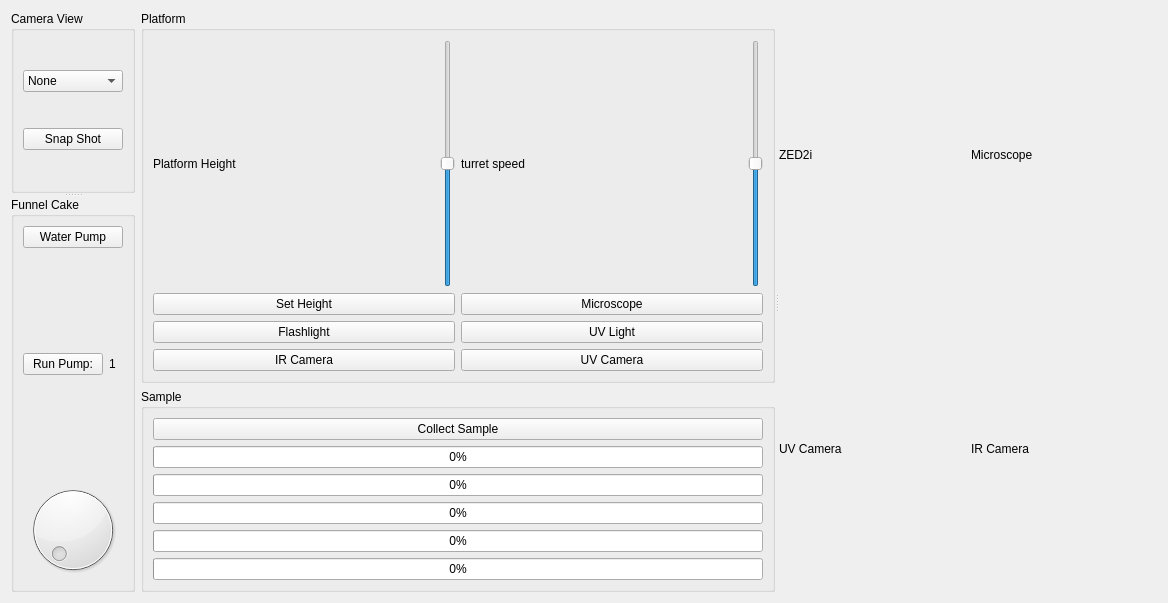
<?xml version="1.0" encoding="UTF-8"?>
<ui version="4.0">
 <class>MainView</class>
 <widget class="QWidget" name="MainView">
  <property name="geometry">
   <rect>
    <x>0</x>
    <y>0</y>
    <width>1168</width>
    <height>603</height>
   </rect>
  </property>
  <property name="contextMenuPolicy">
   <enum>Qt::NoContextMenu</enum>
  </property>
  <property name="windowTitle">
   <string>MainView</string>
  </property>
  <layout class="QGridLayout" name="gridLayout_7">
   <item row="0" column="0">
    <widget class="QSplitter" name="splitter_2">
     <property name="orientation">
      <enum>Qt::Vertical</enum>
     </property>
     <widget class="QGroupBox" name="cameras_box">
      <property name="title">
       <string>Camera View</string>
      </property>
      <layout class="QGridLayout" name="gridLayout_6">
       <item row="0" column="1">
        <widget class="QComboBox" name="camera_camboBox">
         <item>
          <property name="text">
           <string>None</string>
          </property>
         </item>
         <item>
          <property name="text">
           <string>Microscope</string>
          </property>
         </item>
         <item>
          <property name="text">
           <string>UV Camera</string>
          </property>
         </item>
         <item>
          <property name="text">
           <string>IR Camera</string>
          </property>
         </item>
         <item>
          <property name="text">
           <string>ZED2i</string>
          </property>
         </item>
        </widget>
       </item>
       <item row="1" column="1">
        <widget class="QPushButton" name="snap_shot">
         <property name="text">
          <string>Snap Shot</string>
         </property>
        </widget>
       </item>
      </layout>
     </widget>
     <widget class="QGroupBox" name="funnel_cake_box">
      <property name="title">
       <string>Funnel Cake</string>
      </property>
      <layout class="QGridLayout" name="gridLayout_2">
       <item row="0" column="0">
        <widget class="QSplitter" name="splitter">
         <property name="orientation">
          <enum>Qt::Vertical</enum>
         </property>
         <widget class="QWidget" name="layoutWidget">
          <layout class="QVBoxLayout" name="verticalLayout_3">
           <item>
            <widget class="QPushButton" name="water_pump_button">
             <property name="text">
              <string>Water Pump</string>
             </property>
            </widget>
           </item>
           <item>
            <layout class="QHBoxLayout" name="horizontalLayout_3">
             <item>
              <widget class="QPushButton" name="run_pump_button">
               <property name="text">
                <string>Run Pump:</string>
               </property>
              </widget>
             </item>
             <item>
              <widget class="QLabel" name="pump_number">
               <property name="text">
                <string>1</string>
               </property>
              </widget>
             </item>
            </layout>
           </item>
          </layout>
         </widget>
        </widget>
       </item>
       <item row="1" column="0">
        <widget class="QDial" name="dial"/>
       </item>
      </layout>
     </widget>
    </widget>
   </item>
   <item row="0" column="1">
    <widget class="QSplitter" name="splitter_3">
     <property name="orientation">
      <enum>Qt::Horizontal</enum>
     </property>
     <widget class="QWidget" name="layoutWidget">
      <layout class="QVBoxLayout" name="verticalLayout_4">
       <item>
        <widget class="QGroupBox" name="platform_box">
         <property name="title">
          <string>Platform</string>
         </property>
         <layout class="QGridLayout" name="gridLayout_5">
          <item row="0" column="0">
           <layout class="QVBoxLayout" name="verticalLayout_2">
            <item>
             <layout class="QHBoxLayout" name="horizontalLayout">
              <item>
               <widget class="QLabel" name="label">
                <property name="text">
                 <string>Platform Height</string>
                </property>
               </widget>
              </item>
              <item>
               <widget class="QSlider" name="platform_slider">
                <property name="maximum">
                 <number>200</number>
                </property>
                <property name="sliderPosition">
                 <number>100</number>
                </property>
                <property name="orientation">
                 <enum>Qt::Vertical</enum>
                </property>
               </widget>
              </item>
              <item>
               <widget class="QLabel" name="label_6">
                <property name="text">
                 <string>turret speed</string>
                </property>
               </widget>
              </item>
              <item>
               <widget class="QSlider" name="turret_speed">
                <property name="minimum">
                 <number>1500</number>
                </property>
                <property name="maximum">
                 <number>2600</number>
                </property>
                <property name="sliderPosition">
                 <number>2048</number>
                </property>
                <property name="orientation">
                 <enum>Qt::Vertical</enum>
                </property>
               </widget>
              </item>
             </layout>
            </item>
           </layout>
          </item>
          <item row="1" column="0">
           <layout class="QGridLayout" name="gridLayout_4">
            <item row="1" column="0">
             <widget class="QPushButton" name="flashlight_button">
              <property name="text">
               <string>Flashlight</string>
              </property>
             </widget>
            </item>
            <item row="0" column="1">
             <widget class="QPushButton" name="microscope_button">
              <property name="text">
               <string>Microscope</string>
              </property>
             </widget>
            </item>
            <item row="2" column="1">
             <widget class="QPushButton" name="uv_camera_button">
              <property name="text">
               <string>UV Camera</string>
              </property>
             </widget>
            </item>
            <item row="1" column="1">
             <widget class="QPushButton" name="uv_light_button">
              <property name="text">
               <string>UV Light</string>
              </property>
             </widget>
            </item>
            <item row="2" column="0">
             <widget class="QPushButton" name="ir_camera_button">
              <property name="text">
               <string>IR Camera</string>
              </property>
             </widget>
            </item>
            <item row="0" column="0">
             <widget class="QPushButton" name="set_height_button">
              <property name="text">
               <string>Set Height</string>
              </property>
             </widget>
            </item>
           </layout>
          </item>
         </layout>
        </widget>
       </item>
       <item>
        <widget class="QGroupBox" name="sample_box">
         <property name="title">
          <string>Sample</string>
         </property>
         <layout class="QGridLayout" name="gridLayout_3">
          <item row="4" column="0">
           <widget class="QProgressBar" name="pump_four_pb">
            <property name="value">
             <number>0</number>
            </property>
           </widget>
          </item>
          <item row="2" column="0">
           <widget class="QProgressBar" name="pump_two_pb">
            <property name="value">
             <number>0</number>
            </property>
           </widget>
          </item>
          <item row="0" column="0">
           <widget class="QPushButton" name="collect_sample_button">
            <property name="text">
             <string>Collect Sample</string>
            </property>
           </widget>
          </item>
          <item row="1" column="0">
           <widget class="QProgressBar" name="pump_one_pb">
            <property name="value">
             <number>0</number>
            </property>
           </widget>
          </item>
          <item row="3" column="0">
           <widget class="QProgressBar" name="pump_three_pb">
            <property name="value">
             <number>0</number>
            </property>
           </widget>
          </item>
          <item row="5" column="0">
           <widget class="QProgressBar" name="pump_five_pb">
            <property name="value">
             <number>0</number>
            </property>
           </widget>
          </item>
         </layout>
        </widget>
       </item>
      </layout>
     </widget>
     <widget class="QWidget" name="layoutWidget">
      <layout class="QGridLayout" name="gridLayout">
       <item row="0" column="0">
        <widget class="QLabel" name="label_2">
         <property name="text">
          <string>ZED2i</string>
         </property>
        </widget>
       </item>
       <item row="0" column="1">
        <widget class="QLabel" name="label_3">
         <property name="text">
          <string>Microscope</string>
         </property>
        </widget>
       </item>
       <item row="1" column="0">
        <widget class="QLabel" name="label_4">
         <property name="text">
          <string>UV Camera</string>
         </property>
        </widget>
       </item>
       <item row="1" column="1">
        <widget class="QLabel" name="label_5">
         <property name="text">
          <string>IR Camera</string>
         </property>
        </widget>
       </item>
      </layout>
     </widget>
    </widget>
   </item>
  </layout>
 </widget>
 <resources/>
 <connections/>
</ui>
